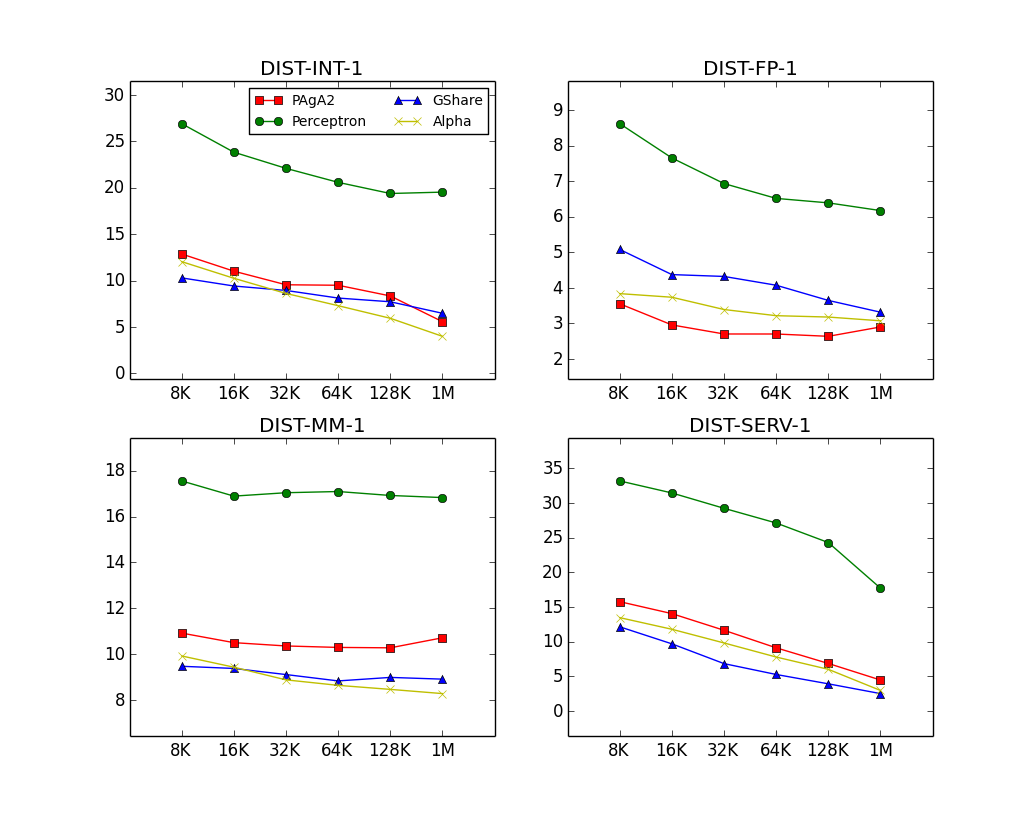

The script that drew this image:
import matplotlib.pyplot as plt
x = [1, 2, 3, 4, 5, 6]
y = [[[12.856436, 11.007255, 9.540899, 9.488153, 8.33774, 5.567443], \
    [26.896166, 23.822773, 22.082138, 20.574663, 19.373165, 19.520458], \
    [10.282382, 9.40781, 8.929489, 8.109936, 7.709956, 6.469745], \
    [12.031492, 10.241568, 8.607851, 7.288485, 5.931015, 3.987796]], \
    [[3.550832, 2.956304, 2.701244, 2.700668, 2.635547, 2.898844], \
    [8.617038, 7.652361, 6.93176, 6.514763, 6.389064, 6.172175], \
    [5.078816, 4.37164, 4.319808, 4.072477, 3.645107, 3.314146], \
    [3.836367, 3.734805, 3.389301, 3.21594, 3.177565, 3.072172]], \
    [[10.911726, 10.494322, 10.349368, 10.285501, 10.268179, 10.705922], \
    [17.554899, 16.89176, 17.0399, 17.092342, 16.920269, 16.827961], \
    [9.462219, 9.367809, 9.101021, 8.823316, 8.976033, 8.900675], \
    [9.912912, 9.42293, 8.869487, 8.629513, 8.453541, 8.269806]], \
    [[15.770162, 14.043764, 11.640632, 9.109529, 6.851249, 4.460389], \
    [33.191261, 31.455303, 29.240585, 27.122072, 24.299231, 17.718058], \
    [12.140005, 9.683006, 6.828096, 5.262043, 3.91298, 2.503881], \
    [13.464084, 11.786095, 9.810773, 7.779111, 6.004102, 2.956982]]]

labels = ['8K', '16K', '32K', '64K', '128K','1M']

plt.figure(1)                # the first figure
plt.subplot(221)             # the first subplot in the first figure
plt.plot(x, y[0][0], 'rs-', label = 'PAgA2')
plt.plot(x, y[0][1], 'go-', label = 'Perceptron')
plt.plot(x, y[0][2], 'b^-', label = 'GShare')
plt.plot(x, y[0][3], 'yx-', label = 'Alpha')
# plt.legend(bbox_to_anchor=(0., 1.02, 1., .102), loc=3,
#            ncol=2, mode="expand", borderaxespad=0.)
plt.legend(ncol=2, fontsize=10)
plt.xticks(x, labels)
plt.title('DIST-INT-1')
plt.margins(0.2)


plt.subplot(222)             # the second subplot in the first figure
plt.plot(x, y[1][0], 'rs-', label = 'PAgA2')
plt.plot(x, y[1][1], 'go-', label = 'Perceptron')
plt.plot(x, y[1][2], 'b^-', label = 'GShare')
plt.plot(x, y[1][3], 'yx-', label = 'Alpha')
# plt.legend()
plt.xticks(x, labels)
plt.title('DIST-FP-1')
plt.margins(0.2)


plt.subplot(223)             # the third subplot in the first figure
plt.plot(x, y[2][0], 'rs-', label = 'PAgA2')
plt.plot(x, y[2][1], 'go-', label = 'Perceptron')
plt.plot(x, y[2][2], 'b^-', label = 'GShare')
plt.plot(x, y[2][3], 'yx-', label = 'Alpha')
# plt.legend()
plt.xticks(x, labels)
plt.title('DIST-MM-1')
plt.margins(0.2)


plt.subplot(224)             # the fourth subplot in the first figure
plt.plot(x, y[3][0], 'rs-', label = 'PAgA2')
plt.plot(x, y[3][1], 'go-', label = 'Perceptron')
plt.plot(x, y[3][2], 'b^-', label = 'GShare')
plt.plot(x, y[3][3], 'yx-', label = 'Alpha')
# plt.legend()
plt.xticks(x, labels)
plt.title('DIST-SERV-1')
plt.margins(0.2)
# plt.subplots_adjust(bottom=0.15)
# # Pad margins so that markers don't get clipped by the axes
# plt.margins(0.2)
# # Tweak spacing to prevent clipping of tick-labels
# plt.subplots_adjust(bottom=0.15)
plt.show()

# import matplotlib.pyplot as plt
# plt.figure(1)                # the first figure
# plt.subplot(211)             # the first subplot in the first figure
# plt.plot([1, 2, 3])
# plt.subplot(212)             # the second subplot in the first figure
# plt.plot([4, 5, 6])
#
#
# plt.figure(2)                # a second figure
# plt.plot([4, 5, 6])          # creates a subplot(111) by default
#
# plt.figure(1)                # figure 1 current; subplot(212) still current
# plt.subplot(211)             # make subplot(211) in figure1 current
# plt.title('Easy as 1, 2, 3') # subplot 211 title
#
# import numpy as np
# import matplotlib.pyplot as plt
#
# # evenly sampled time at 200ms intervals
# t = np.arange(0., 5., 0.2)
#
# # red dashes, blue squares and green triangles
# plt.plot(t, t, 'r--', t, t**2, 'bs', t, t**3, 'g^')
# plt.show()

# import numpy as np
# import matplotlib.pyplot as plt
# list_t = np.arange(0, T, 1)
# plt.plot(list_t, S, label = "S(t)")
# plt.legend()
# plt.xlabel('t')
# plt.show()
